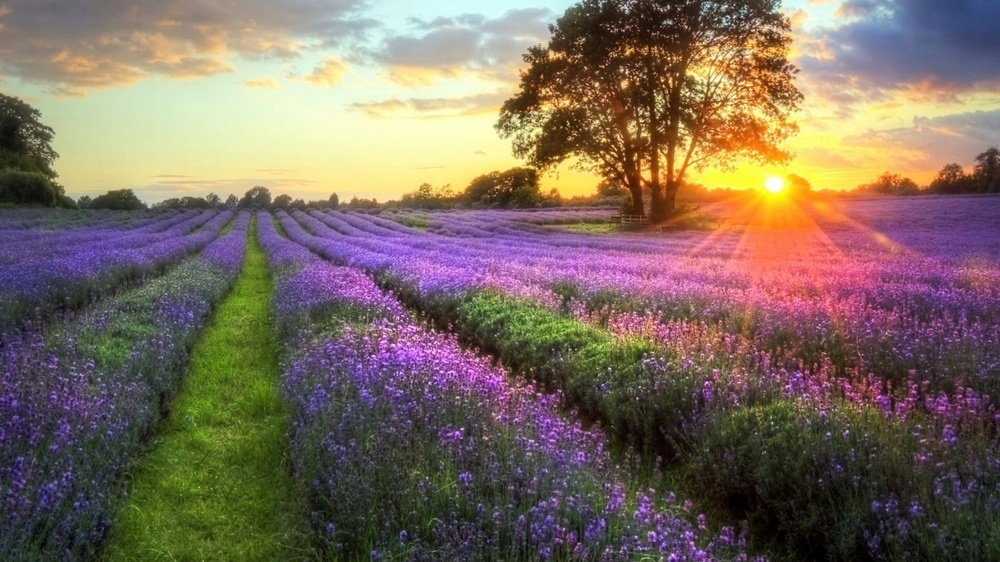
//> input picture Sources/Graphics/Picture/Markdown/test.jpg, 1000 x 562 px, shrunk from 1920 x 1080 before the run
$ ./3.channels   (built with g++ and OpenCV 4)
//> lines starting //> are read from the running program, lines starting //| are printed output that depends on the picture

#include <vector>
#include <opencv2/highgui.hpp>
using namespace std;
using namespace cv;

int main()
{
	Mat img;
	vector<Mat> channels;
	img=imread("test.jpg");
//> img is the input picture: 562 rows x 1000 cols, CV_8UC3; mean B, G, R 95, 107.2, 123.6
	split(img,channels);
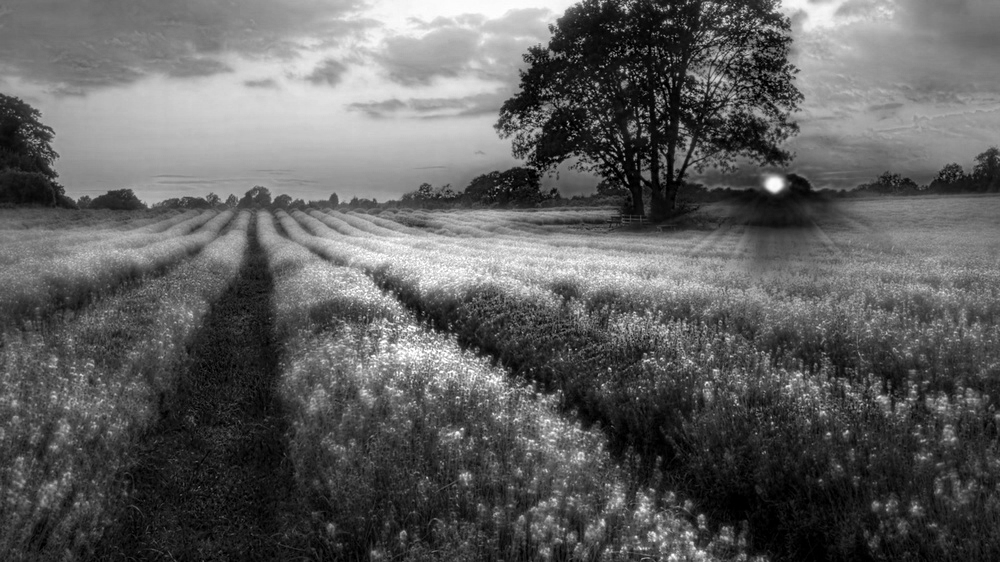
//> channels[0]: 562 rows x 1000 cols, CV_8UC1; min 0, max 255, mean 95
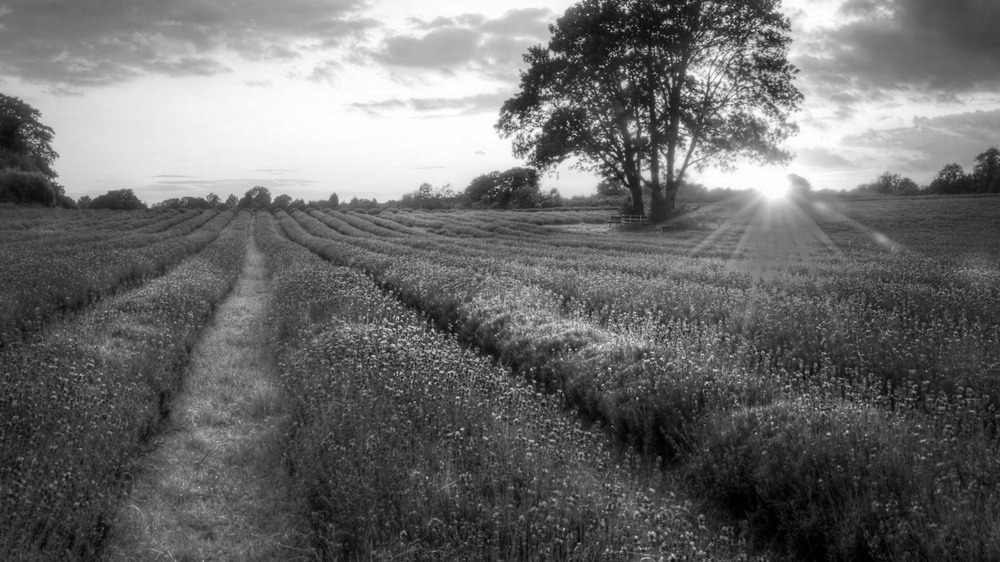
//> channels[1]: 562 rows x 1000 cols, CV_8UC1; min 0, max 255, mean 107.2
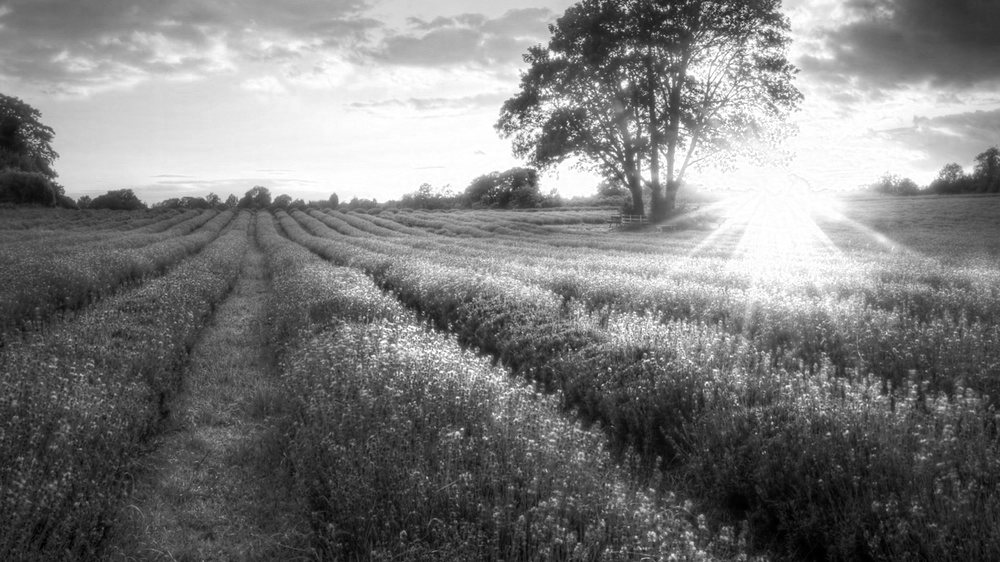
//> channels[2]: 562 rows x 1000 cols, CV_8UC1; min 0, max 255, mean 123.6
	//channels.at(0)=0;
	channels.at(1)=0;
//> channels[1]: 562 rows x 1000 cols, CV_8UC1; every value is 0
	channels.at(2)=0;
	merge(channels,img);
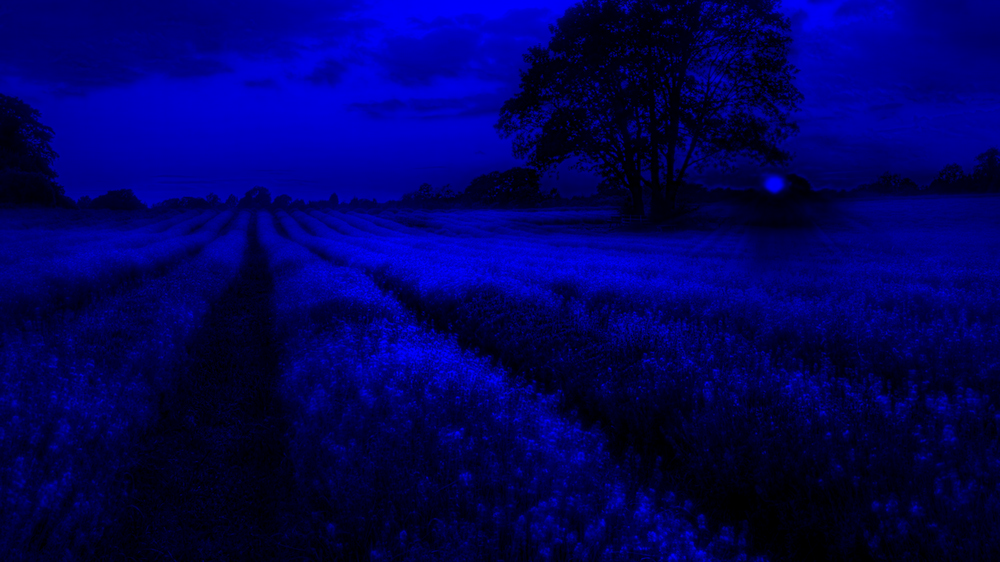
//> img: 562 rows x 1000 cols, CV_8UC3; mean B, G, R 95, 0, 0
	imshow("title",img);
	waitKey(0);
}
